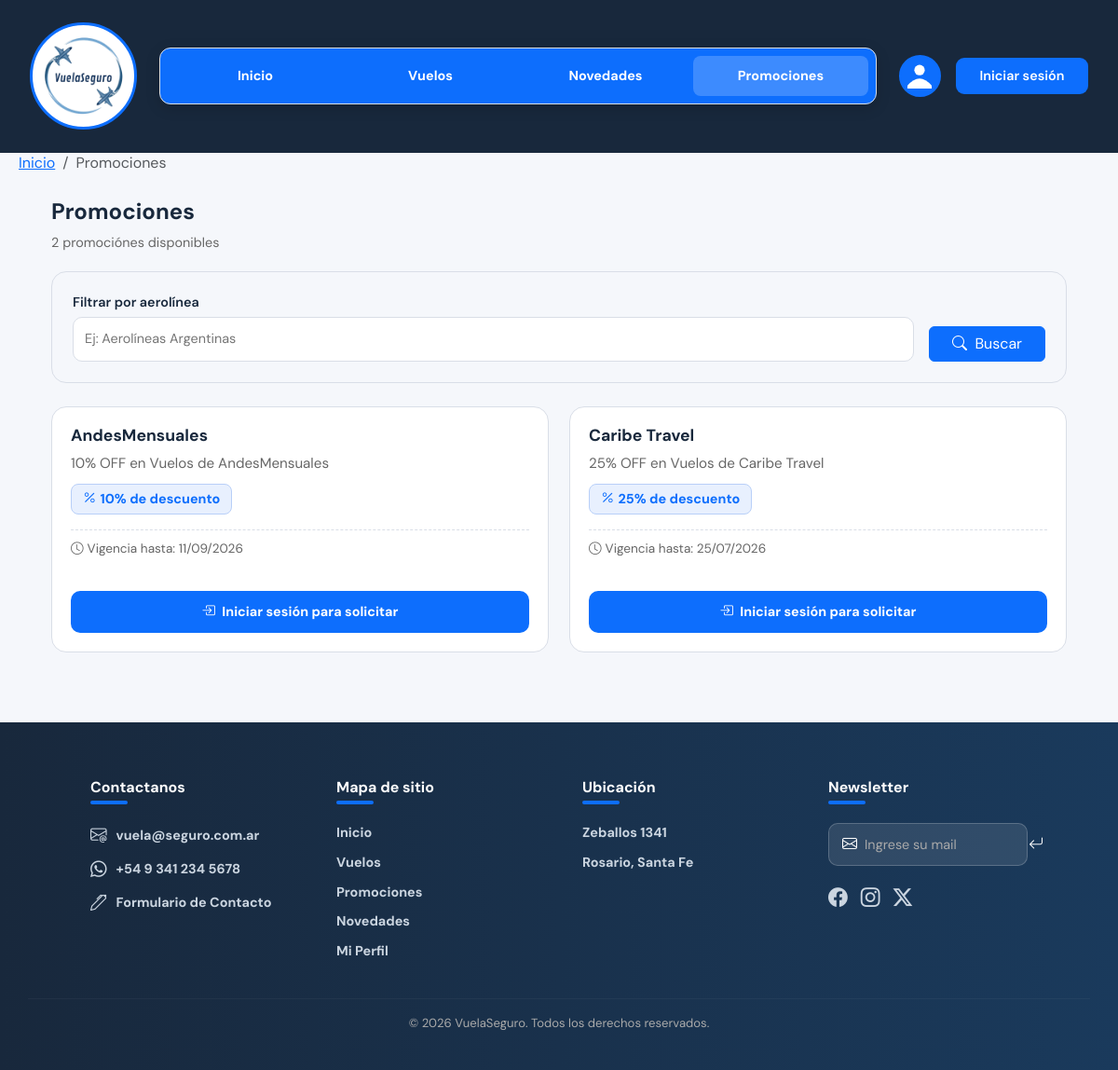
The app's page /PROMOCIONES/promociones.php with its own data.
### tables this page shows
CREATE TABLE `promociones` (
  `codPromocion` int(11) NOT NULL,
  `descripcionPromocion` text NOT NULL,
  `descuentoPromocion` decimal(10,0) NOT NULL,
  `codAerolinea` int(11) DEFAULT NULL,
  `estadoPromocion` varchar(20) NOT NULL DEFAULT 'pendiente',
  `imagenPromocion` varchar(500) DEFAULT NULL,
  `vigenciaPromocion` date DEFAULT NULL,
  `codCEO` int(11) DEFAULT NULL
);

CREATE TABLE `aerolineas` (
  `codAerolinea` int(11) NOT NULL,
  `nombreAerolinea` varchar(100) NOT NULL,
  `codigoIATA` varchar(3) NOT NULL,
  `descripcionAerolinea` varchar(300) NOT NULL,
  `codigoPais` varchar(3) NOT NULL,
  `claveAerolinea` varchar(255) NOT NULL
);

### PROMOCIONES/promociones.php (the view, shortened to what this page needs)
<?php
include_once('../conexion.inc');
$tipoUsuario  = $_SESSION['tipoUsuario']  ?? 'no_registrado';
$esCEO     = ($tipoUsuario === 'CEO');
$porPagina    = 4;
$paginaActual = max(1, (int)($_GET['pagina'] ?? 1));
$busqueda     = mysqli_real_escape_string($link, trim($_GET['buscar'] ?? ''));
$whereBusq = $busqueda !== '' ? "AND a.nombreAerolinea LIKE '%$busqueda%'" : '';
$sqlTotal       = "SELECT COUNT(*) AS total FROM promociones p
                   LEFT JOIN aerolineas a ON p.codAerolinea = a.codAerolinea
                   WHERE p.estadoPromocion = 'aprobada' $whereBusq";
$resTotal       = mysqli_query($link, $sqlTotal);
$totalRegistros = $resTotal ? (int)mysqli_fetch_assoc($resTotal)['total'] : 0;
$totalPaginas   = max(1, ceil($totalRegistros / $porPagina));
$paginaActual   = min($paginaActual, $totalPaginas);
$offset         = ($paginaActual - 1) * $porPagina;
$resultPromos = mysqli_query($link,
    "SELECT p.*, a.nombreAerolinea FROM promociones p
     LEFT JOIN aerolineas a ON p.codAerolinea = a.codAerolinea
     WHERE p.estadoPromocion = 'aprobada' $whereBusq
     ORDER BY p.codPromocion DESC
     LIMIT $porPagina OFFSET $offset");
?>
<!DOCTYPE html>
<html lang="es">
<head>
    <link href="https://cdn.jsdelivr.net/npm/bootstrap@5.3.3/dist/css/bootstrap.min.css" rel="stylesheet"/>
    <link rel="stylesheet" href="https://cdn.jsdelivr.net/npm/bootstrap-icons@1.13.1/font/bootstrap-icons.min.css">
    <link href="../INDEX/estilos-globales.css" rel="stylesheet">
    <link rel="stylesheet" href="promociones.css">
</head>
<body>
<div class="header-wrapper">
  <nav class="navbar-custom">
        <div class="logo-wrap">
          <img src="../INDEX/logo-vuelaseguro.png" class="logo-vuela" alt="Logo VuelaSeguro">
        </div>
        <div class="nav-links">
          <a href="../INDEX/index.php">Inicio</a>
          <a href="../VUELOS/vuelos.php">Vuelos</a>
          <a href="../NOVEDADES/novedades.php" >Novedades</a>
          <a href="../PROMOCIONES/promociones.php" class="active">Promociones</a>
        </div>
        <div class="nav-right">
          <div class="foto-perfil" title="Perfil">
            <svg width="26" height="40" viewBox="0 0 42 42" xmlns="http://www.w3.org/2000/svg">
              <circle cx="21" cy="10" r="9" fill="#ffffff"/>
              <path d="M -4 42 Q 21 7 46 42 Z" fill="#ffffff"/>
            </svg>
          </div>
          <?php if (isset($_SESSION['nombreUsuario'])): ?>
              <span class="text-white me-2"><a href="../PERFIL/perfiles.php" style="text-decoration: none; color: white">Hola, <strong><?php echo htmlspecialchars($_SESSION['nombreUsuario']); ?></strong></a></span>
              <a href="../LOGIN/logout.php" class="btn-registro" style="text-decoration:none;background:#dc3545;">Cerrar sesion</a>
          <?php else: ?>
              <a href="../LOGIN/login.php" class="btn-registro" style="text-decoration: none; color: white;">Iniciar sesión</a>
          <?php endif; ?>
        </div>
    </nav>
  <nav aria-label="breadcrumb">
      <ol class="breadcrumb">
        <li class="breadcrumb-item"><a href="../INDEX/index.php">Inicio</a></li>
        <li class="breadcrumb-item active" aria-current="page">Promociones</li>
      </ol>
  </nav>
</div>
<main class="promociones-wrapper container mt-4 mb-5">
  <div class="promociones-header flex-wrap gap-2">
    <div>
      <h2>Promociones</h2>
      <p class="mb-0" style="color:var(--gris);font-size:.9rem;">
        <?= $totalRegistros ?> promoción<?= $totalRegistros !== 1 ? 'es' : '' ?> disponible<?= $totalRegistros !== 1 ? 's' : '' ?>
      </p>
    </div>
  </div>
  <div class="promociones-filtro">
    <form method="GET" action="promociones.php" class="d-flex gap-3 align-items-end flex-wrap">
      <div style="flex:1;min-width:200px;">
        <label class="form-label mb-1">Filtrar por aerolínea</label>
        <input type="text" name="buscar" class="filtro-input-promo"
               placeholder="Ej: Aerolíneas Argentinas"
               value="<?= htmlspecialchars($busqueda) ?>">
      </div>
      <div class="d-flex gap-2">
        <button type="submit" class="btn btn-primary px-4">
          <i class="bi bi-search me-1"></i> Buscar
        </button>
      </div>
    </form>
  </div>
  <?php if (!$resultPromos || mysqli_num_rows($resultPromos) === 0): ?>
    <div class="text-center py-5" style="color:var(--gris);">
      <i class="bi bi-tags fs-1 d-block mb-3"></i>
      <p class="fs-5">No hay promociones aprobadas<?= $busqueda ? ' para "' . htmlspecialchars($busqueda) . '"' : '' ?>.</p>
    </div>
  <?php else: ?>
    <div class="promociones-grid">
      <?php while ($promo = mysqli_fetch_assoc($resultPromos)):
      ?>
        <div class="promo-card">
          <div class="card-body">
            <h5 class="card-title"><?= htmlspecialchars($promo['nombreAerolinea'] ?? 'Sin aerolínea') ?></h5>
            <p class="card-text"><?= htmlspecialchars($promo['descripcionPromocion']) ?></p>
            <div class="promo-descuento">
              <i class="bi bi-percent me-1"></i>
              <?= number_format($promo['descuentoPromocion'], 0) ?>% de descuento
            </div>
            <?php if (!empty($promo['vigenciaPromocion'])): ?>
              <p class="promo-vigencia">
                <i class="bi bi-clock me-1"></i>Vigencia hasta: <?= date('d/m/Y', strtotime($promo['vigenciaPromocion'])) ?>
              </p>
            <?php endif; ?>
            <?php if ($tipoUsuario === 'no_registrado'): ?>
              <a href="../LOGIN/login.php" class="btn-solicitar">
                <i class="bi bi-box-arrow-in-right me-1"></i> Iniciar sesión para solicitar
              </a>
            <?php elseif ($esCEO): ?>
              <div class="mt-2">
                <?= estadoBadge($promo['estadoPromocion']) ?>
              </div>
            <?php endif; ?>
          </div>
        </div>
      <?php endwhile; ?>
    </div>
  <?php endif; ?>
</main>
<section class="footer-section">
  <footer>
    <div class="row">
      <div class="col">
        <h3><strong>Contactanos</strong><div class="subrayado"></div></h3>
        <ul>
          <li><i class="bi bi-envelope-at"></i><a href="mailto:vuela@seguro.com.ar">vuela@seguro.com.ar</a></li>
          <li><i class="bi bi-whatsapp"></i><a href="#">+54 9 341 234 5678</a></li>
          <li><i class="bi bi-pen"></i><a href="../CONTACTO/contacto.php">Formulario de Contacto</a></li>
        </ul>
      </div>
      <div class="col">
        <h3><strong>Mapa de sitio</strong><div class="subrayado"></div></h3>
        <ul>
          <li><a href="../INDEX/index.php">Inicio</a></li>
          <li><a href="../VUELOS/vuelos.php">Vuelos</a></li>
          <li><a href="promociones.php">Promociones</a></li>
          <li><a href="../NOVEDADES/novedades.php">Novedades</a></li>
	  <li><a href="">Mi Perfil</a></li>
        </ul>
      </div>
      <div class="col">
        <h3><strong>Ubicación</strong><div class="subrayado"></div></h3>
        <ul>
          <li><a href="https://maps.app.goo.gl/UvsGpUXHgk9GkpYP9" target="_blank">Zeballos 1341</a></li>
          <li><a href="https://maps.app.goo.gl/87YMeSLAp74gH9mc7" target="_blank">Rosario, Santa Fe</a></li>
        </ul>
      </div>
      <div class="col">
        <h3><strong>Newsletter</strong><div class="subrayado"></div></h3>
        <form>
          <i class="bi bi-envelope"></i>
          <input type="email" placeholder="Ingrese su mail">
          <button type="submit"><i class="bi bi-arrow-return-left"></i></button>
        </form>
        <div class="iconos-redes">
          <i class="bi bi-facebook"></i>
          <i class="bi bi-instagram"></i>
          <i class="bi bi-twitter-x"></i>
        </div>
      </div>
    </div>
    <hr>
    <p class="copyright">&copy; 2026 VuelaSeguro. Todos los derechos reservados.</p>
  </footer>
</section>
</body>
</html>

### INDEX/estilos-globales.css (style rules this page uses)
:root { --azul: #0d6efd; --azul-oscuro: #18283c; --gris: #666666; --gris-claro: #f5f7fb; --borde: #d9dee7; --blanco: #ffffff; --verde: #198754; --rojo: #dc3545; --naranja: #e07b00; }
* { margin: 0; padding: 0; box-sizing: border-box; }
body { font-family: 'DM Sans', sans-serif; background: var(--gris-claro); color: var(--azul-oscuro); }
.header-wrapper { background: var(--azul-oscuro); padding: 1.5rem 0 0 0; }
.navbar-custom { margin: 0 2rem; padding-bottom: 1.5rem; display: flex; align-items: center; gap: 1.5rem; }
.breadcrumb { justify-content: left; height: 1px; margin-left: 20px; color: black; }
.logo-wrap { width: 115px; height: 115px; border-radius: 50%; border: 3px solid var(--azul); background: var(--blanco); display: flex; align-items: center; justify-content: center; flex-shrink: 0; overflow: hidden; position: relative; }
.logo-vuela { width: 100%; height: 100%; object-fit: cover; }
.nav-links { background: var(--azul); border: 1px solid var(--borde); border-radius: 12px; padding: 0.5rem; display: flex; flex: 1; justify-content: space-between; box-shadow: 0 4px 15px rgba(0, 0, 0, 0.15); }
.nav-links a { font-weight: 700; flex: 1; text-align: center; color: var(--blanco); font-size: 0.9rem; padding: 0.7rem 0; border-radius: 8px; text-decoration: none; transition: all 0.2s; white-space: nowrap; }
.nav-links a.active { color: var(--blanco); background: rgba(255, 255, 255, 0.2); }
.nav-right { display: flex; align-items: center; gap: 1rem; flex-shrink: 0; }
.foto-perfil { width: 45px; height: 45px; border-radius: 50%; border: 2px solid var(--azul); background: var(--azul); display: flex; align-items: center; justify-content: center; cursor: pointer; flex-shrink: 0; overflow: hidden; }
.btn-registro { background: var(--azul); border: none; color: var(--blanco); border-radius: 9px; padding: 0.55rem 1.6rem; font-size: 0.9rem; font-weight: 600; white-space: nowrap; cursor: pointer; flex-shrink: 0; transition: all 0.2s; }
.footer-section { background: linear-gradient(to right, var(--azul-oscuro), #1a3a5c); color: var(--blanco); padding: 50px 30px 24px; margin-top: 50px; }
.footer-section footer .row { width: 90%; margin: auto; display: flex; flex-wrap: wrap; justify-content: space-between; gap: 30px; margin-bottom: 30px; }
.footer-section footer .col { flex-basis: 20%; min-width: 160px; padding: 10px; }
.footer-section h3 { font-size: 1rem; margin-bottom: 20px; color: var(--blanco); }
.footer-section .subrayado { width: 40px; height: 4px; background: var(--azul); border-radius: 3px; margin-top: 5px; }
.footer-section ul { list-style: none; padding: 0; margin: 0; display: flex; flex-direction: column; gap: 10px; }
.footer-section ul li { display: flex; align-items: center; gap: 10px; font-size: 0.9rem; }
.footer-section ul li a { font-weight: 700; color: #cbd5e0; text-decoration: none; transition: 0.2s; }
.footer-section ul li i { font-size: 1.1rem; color: #cbd5e0; }
.footer-section form { display: flex; align-items: center; gap: 8px; background: rgba(255, 255, 255, 0.1); border: 1px solid rgba(255, 255, 255, 0.2); border-radius: 10px; padding: 10px 14px; margin-bottom: 18px; }
.footer-section form i { font-size: 1rem; color: var(--blanco); }
.footer-section form input { background: transparent; border: none; outline: none; color: var(--blanco); font-family: 'DM Sans', sans-serif; font-size: 0.9rem; flex: 1; }
.footer-section form input::placeholder { color: #aaaaaa; }
.footer-section form button { background: transparent; border: none; color: var(--blanco); cursor: pointer; font-size: 1rem; }
.footer-section .iconos-redes { display: flex; gap: 14px; }
.footer-section .iconos-redes i { font-size: 1.3rem; color: #cbd5e0; cursor: pointer; transition: 0.2s; }
.footer-section hr { border: none; border-top: 1px solid rgba(255, 255, 255, 0.15); margin-bottom: 16px; }
.footer-section .copyright { text-align: center; font-size: 0.82rem; color: #aaaaaa; }

### records on screen
promociones: aerolineas.nombreAerolinea "AndesMensuales", descripcionPromocion "10% OFF en Vuelos de AndesMensuales", descuentoPromocion "10", vigenciaPromocion "11/09/2026"
promociones: aerolineas.nombreAerolinea "Caribe Travel", descripcionPromocion "25% OFF en Vuelos de Caribe Travel", descuentoPromocion "25", vigenciaPromocion "25/07/2026"

### other values on screen
$totalRegistros "2"
